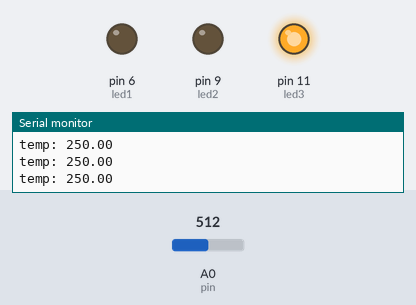
Bench run of a sketch on a simulated Arduino Uno, built with avr-gcc and run on an emulated ATmega328P. On the bench: output pins drawn as LEDs (lit = HIGH), the last lines printed to the serial monitor. The test bench sets the inputs (shaded band); at power-on: A0 (pin) = 512.

Above: at 1.2 s.
1.3 s: A0 (pin) set to 61
2.8 s: A0 (pin) set to 49
At 3.1 s:
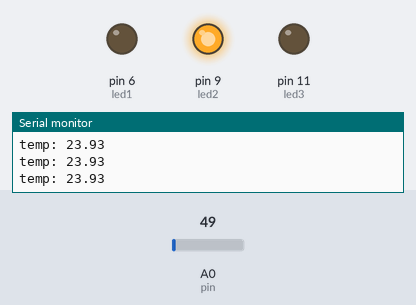
4.3 s: A0 (pin) set to 0
At 5.4 s:
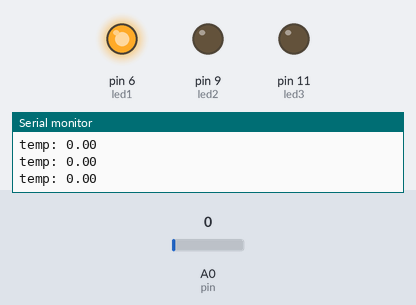
5.8 s: A0 (pin) set to 122
At 6.5 s:
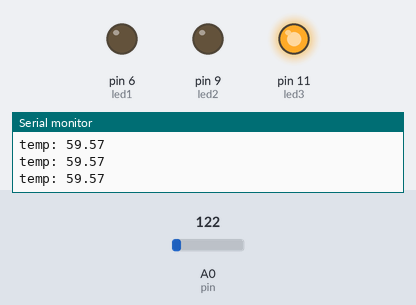
Timing chart, 0 to 8.3 s (numbered marks = the images above; inputs shaded):
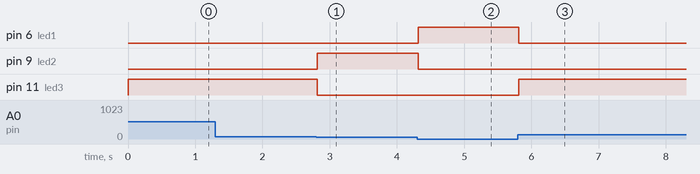

Measured:
- the behaviour switches between 56 and 55 on A0 (pin) (found by bisection; images 0 and 1)
- after the input at 2.8 s, pin 9 (led2): LOW → HIGH at once; pin 11 (led3): HIGH → LOW at once
- after the input at 4.3 s, pin 6 (led1): LOW → HIGH at once; pin 9 (led2): HIGH → LOW at once
- after the input at 5.8 s, pin 6 (led1): HIGH → LOW at once; pin 11 (led3): LOW → HIGH at once

The sketch:

test_3led.ino
```cpp
const int hot = 27; //set hot parameter
const int cold = 21; //set cold parameter
int pin = A0;
int led1 = 6;
int led2 = 9;
int led3 = 11;

void setup() {
pinMode(pin, INPUT); //sensor
pinMode(led1, OUTPUT); //blue
pinMode(led2, OUTPUT); //green
pinMode(led3, OUTPUT); //red
Serial.begin(9600);
}
void loop() {
int sensor = analogRead(pin);
float voltage = (float)(sensor * (5.0 / 1024));
/* 1024 - 5V
 *  a   - ?V
 */
float tempC = voltage*100.0;
/* 0 - 5V
 * 0 - 100 do C
 */
Serial.print("temp: ");
Serial.println(tempC);
if (tempC < cold) { //cold
  digitalWrite(led1, HIGH);
  digitalWrite(led2, LOW);
  digitalWrite(led3, LOW);
}
else if (tempC >= hot) { //hot
  digitalWrite(led1, LOW);
  digitalWrite(led2, LOW);
  digitalWrite(led3, HIGH);
}
else { //fine
  digitalWrite(led1, LOW);
  digitalWrite(led2, HIGH);
  digitalWrite(led3, LOW);
}
delay(10);
}
```
